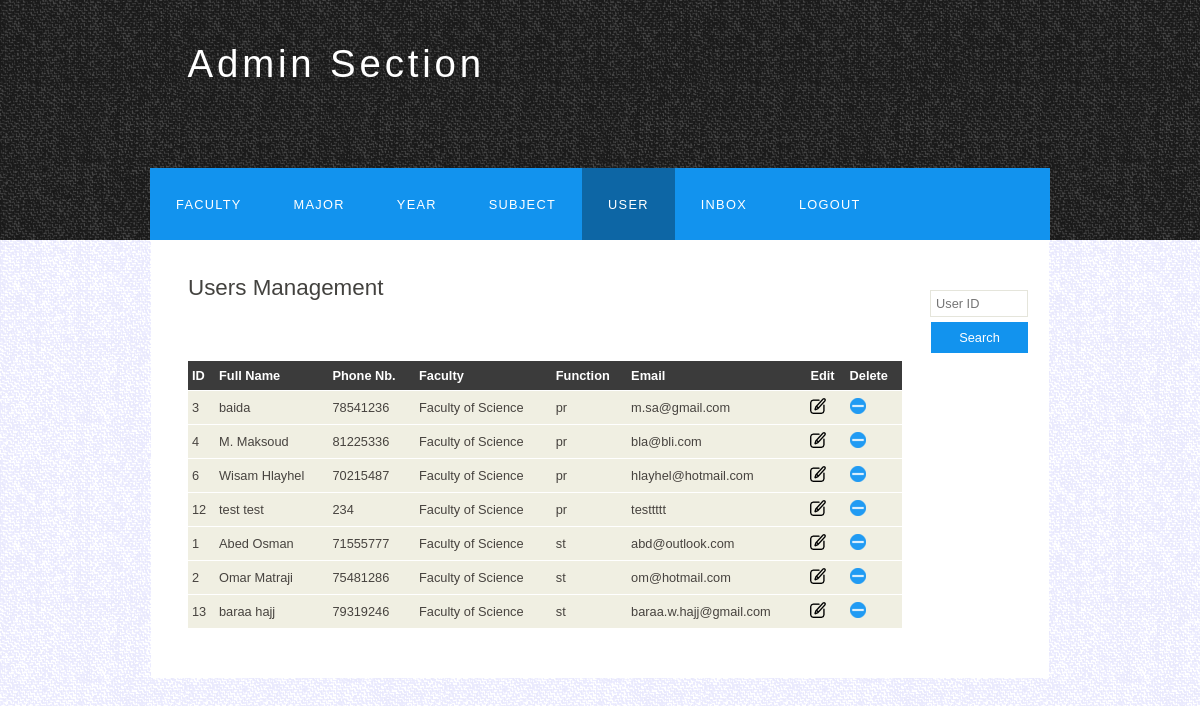
Screenshot of /project/projectlast/admin/viewUser.php with the database file from the repository.
### tables this page shows
CREATE TABLE `user` (
  `idUser` int(11) NOT NULL AUTO_INCREMENT,
  `fullName` varchar(45) NOT NULL,
  `email` varchar(45) NOT NULL,
  `password` varchar(45) NOT NULL,
  `phone` int(11) NOT NULL,
  `idFaculty` int(11) NOT NULL,
  `function` varchar(45) NOT NULL,
  PRIMARY KEY (`idUser`),
  UNIQUE KEY `idUser_UNIQUE` (`idUser`),
  UNIQUE KEY `email_UNIQUE` (`email`),
  KEY `user_faculty_idFaculty_idx` (`idFaculty`),
  CONSTRAINT `user_faculty_idFaculty` FOREIGN KEY (`idFaculty`) REFERENCES `faculty` (`idFaculty`) ON DELETE NO ACTION ON UPDATE NO ACTION
);

CREATE TABLE `faculty` (
  `idFaculty` int(11) NOT NULL AUTO_INCREMENT,
  `nameFaculty` varchar(45) NOT NULL,
  PRIMARY KEY (`idFaculty`),
  UNIQUE KEY `idFaculty_UNIQUE` (`idFaculty`),
  UNIQUE KEY `faculty_branch_name_UNIQUE` (`nameFaculty`)
);

### project/projectlast/admin/viewUser.php (the view, shortened to what this page needs)
<!DOCTYPE HTML>
<html>
	<head>
		<link rel="stylesheet" type="text/css" href="../style/styleAdmin.css" title="style"/>
	</head>
	<body>
		<div id="main">
			<div id="header">
				<div id="logo">
					<div id="logo_text">
						<h1>
							Admin
							<span class="logo_colour">Section</span>
						</h1>
					</div>
				</div>
				<div id="menubar">
					<ul id="menu">
						<li>
							<a href="viewFac.php">Faculty</a>
						</li>
						<li>
							<a href="viewMaj.php">Major</a>
						</li>
						<li>
							<a href="viewYear.php">Year</a>
						</li>
						<li>
							<a href="viewSub.php">Subject</a>
						</li>
						<li class="selected">
							<a href="viewUser.php">User</a>
						</li>
						<li>
							<a href="viewInbox.php">Inbox</a>
						</li>
						<li>
							<a href="admin_logout.php">Logout</a>
						</li>
					</ul>
				</div>
			</div>
			<div id="site_content">
				<div class="sidebar">
					<div class="form_settings">
						<form action="viewUser.php" method="post"><br>
							<p>
								<input name="searchId" placeholder="User ID" style="width:86px;margin:0 0 0 110px">
							</p>
							<p>
								<input class="submit" type="submit" name="search" value="Search" style="margin:0 0 0 110px;"/>
							</p><br>
						</form>
					</div>
				</div>
				<div id="content">
					<h1>Users Management</h1><br><br>
					<?php
						include "initConnection.php";
						$query = 'SELECT * FROM user ORDER BY idFaculty,function';
						$result = mysqli_query($con, $query);
						echo'
							<table style="width:120%; border-spacing:0;table-layout:auto">
							<tr>
								<th>ID</th>
								<th>Full Name</th>
								<th>Phone Nb.</th>
								<th>Faculty</th>
								<th>Function</th>
								<th>Email</th>
								<th>Edit</th>
								<th>Delete</th>
							</tr>
						';
						while($line = mysqli_fetch_array($result, MYSQLI_ASSOC)) {
							$queryF = 'SELECT nameFaculty FROM faculty WHERE idFaculty='.$line['idFaculty'].';';
							$resultF = mysqli_query($con, $queryF);
							$lineF = mysqli_fetch_array($resultF, MYSQLI_ASSOC);
							if(isset($_POST['search'])) {
								if($line['idUser'] == $_POST['searchId']) {
									echo'
										<tr>
											<td>'.$line['idUser'].'</td>
											<td>'.$line['fullName'].'</td>
											<td>'.$line['phone'].'</td>
											<td >'.$lineF['nameFaculty'].'</td>
											<td>'.$line['function'].'</td>
											<td>'.$line['email'].'</td>
											<td><a href="viewUser.php?update=true&idUser='.$line['idUser'].'&fullName='.$line['fullName'].'&phone='.$line['phone'].'&idFaculty='.$line['idFaculty'].'&function='.$line['function'].'&email='.$line['email'].'"><img src="../style/edit.ico"></a></td>
											<td><a href="viewUser.php?delete=true&idUser='.$line['idUser'].'"><img src="../style/delete.ico"></a></td>
										</tr>
									';
								}
							}
							else {
								echo'
									<tr>
										<td>'.$line['idUser'].'</td>
										<td>'.$line['fullName'].'</td>
										<td>'.$line['phone'].'</td>
										<td >'.$lineF['nameFaculty'].'</td>
										<td>'.$line['function'].'</td>
										<td>'.$line['email'].'</td>
										<td><a href="viewUser.php?update=true&idUser='.$line['idUser'].'&fullName='.$line['fullName'].'&phone='.$line['phone'].'&idFaculty='.$line['idFaculty'].'&function='.$line['function'].'&email='.$line['email'].'"><img src="../style/edit.ico"></a></td>
										<td><a href="viewUser.php?delete=true&idUser='.$line['idUser'].'&function='.$line['function'].'"><img src="../style/delete.ico"></a></td>
									</tr>
								';
							}
						}
						echo'</table>';
					?>
				</div>
			</div>
		</div>
	</body>
</html>

### project/projectlast/style/styleAdmin.css (style rules this page uses)
html { height: 100%; }
* { margin: 0; padding: 0; }
body { font: normal .80em 'trebuchet ms', arial, sans-serif; background: #F0EFE2 url(background.png) repeat; color: #777; }
p { padding: 0 0 20px 0; line-height: 1.7em; }
img { border: 0; }
h1, h2, h3, h4, h5, h6 { font: normal 175% 'century gothic', arial, sans-serif; color: #43423F; margin: 0 0 15px 0; padding: 15px 0 5px 0; }
a, a:hover { outline: none; text-decoration: underline; color: #FD5BFF; }
ul { margin: 2px 0 22px 17px; }
ul li { list-style-type: circle; margin: 0 0 6px 0; padding: 0 0 4px 5px; }
#main, #logo, #menubar, #site_content, #footer { margin-left: auto; margin-right: auto; }
#header { background: #1D1D1D url(header.png) repeat; height: 240px; }
#logo { width: 825px; position: relative; height: 168px; }
#logo #logo_text { position: absolute; top: 20px; left: 0; }
#logo h1, #logo h2 { font: normal 300% 'century gothic', arial, sans-serif; border-bottom: 0; text-transform: none; margin: 0; }
#logo_text h1, #logo_text h1 a, #logo_text h1 a:hover { padding: 22px 0 0 0; color: #FFF; letter-spacing: 0.1em; text-decoration: none; }
#menubar { width: 900px; height: 72px; padding: 0; background: #1293EE; }
ul#menu, ul#menu li { float: left; margin: 0; padding: 0; }
ul#menu li { list-style: none; }
ul#menu li a { letter-spacing: 0.1em; font: normal 100% arial, sans-serif; display: block; float: left; height: 37px; padding: 29px 26px 6px 26px; text-align: center; color: #FFF; text-transform: uppercase; text-decoration: none; background: transparent; }
ul#menu li a:hover, ul#menu li.selected a, ul#menu li.selected a:hover { color: #FFF; background: #0D66A5; }
#site_content { width: 837px; overflow: hidden; margin: 0 auto 0 auto; padding: 20px 24px 20px 37px; background: #FFF; }
.sidebar { float: right; width: 190px; padding: 0 15px 20px 15px; }
#content { text-align: left; width: 595px; padding: 0; }
.form_settings { margin: 15px 0 0 0; }
.form_settings p { padding: 0 0 4px 0; }
.form_settings input, .form_settings textarea { padding: 5px; width: 299px; font: 100% arial; border: 1px solid #E5E5DB; background: #FFF; color: #47433F; }
.form_settings .submit { font: 100% arial; border: 1px solid; width: 99px; margin: 0 0 0 212px; height: 33px; padding: 2px 0 3px 0; cursor: pointer; background: #1293EE; color: #FFF; }
table { margin: 10px 0 30px 0; }
table tr th, table tr td { background: #3B3B3B; color: #FFF; padding: 7px 4px; text-align: left; }
table tr td { background: #F0EFE2; color: #47433F; border-top: 1px solid #FFF; }

### rows the page displays
user: idUser "3", fullName "baida", phone "78541236", idFaculty.nameFaculty "Faculty of Science", function "pr", email "m.sa@gmail.com"
user: idUser "4", fullName "M. Maksoud", phone "81225336", idFaculty.nameFaculty "Faculty of Science", function "pr", email "bla@bli.com"
user: idUser "6", fullName "Wisam Hlayhel", phone "70215487", idFaculty.nameFaculty "Faculty of Science", function "pr", email "hlayhel@hotmail.com"
user: idUser "12", fullName "test test", phone "234", idFaculty.nameFaculty "Faculty of Science", function "pr", email "testtttt"
user: idUser "1", fullName "Abed Osman", phone "71555777", idFaculty.nameFaculty "Faculty of Science", function "st", email "abd@outlook.com"
user: idUser "2", fullName "Omar Matraji", phone "75481286", idFaculty.nameFaculty "Faculty of Science", function "st", email "om@hotmail.com"
user: idUser "13", fullName "baraa hajj", phone "79319246", idFaculty.nameFaculty "Faculty of Science", function "st", email "baraa.w.hajj@gmail.com"
